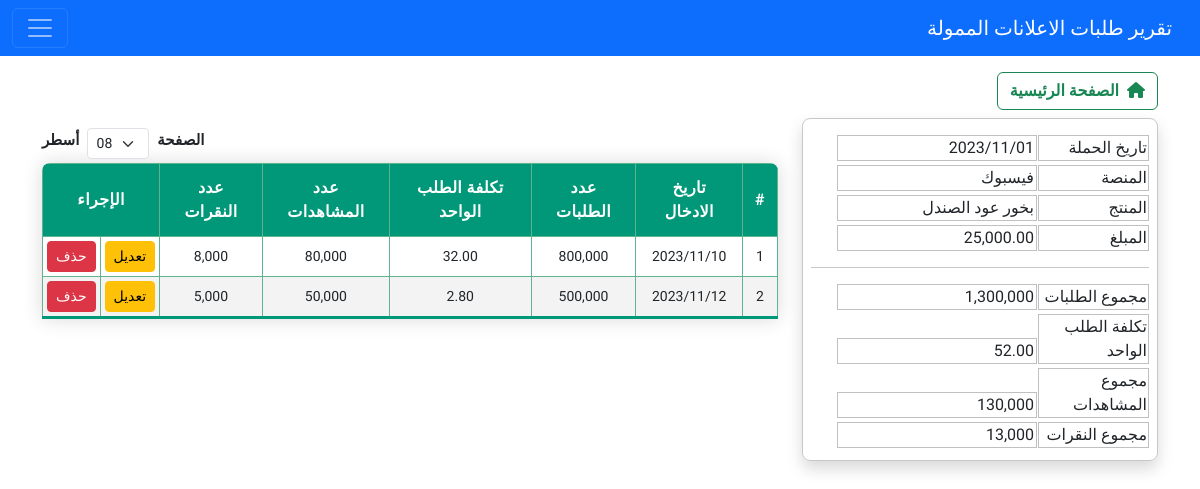
The app's page /detail_request/12 with its own data.
### app/models.py (models this page shows, shortened)
class MediaBuying(models.Model):
    media_campaign_date = models.DateField()
    media_name = models.CharField(max_length=300,null=True)
    media_platform = models.CharField(max_length=300,null=True)
    media_product = models.CharField(max_length=300,null=True)
    media_amount = models.DecimalField(max_digits=8, null=True, decimal_places = 2)
    media_amount_dollar = models.DecimalField(max_digits=8, null=True, decimal_places = 2)
    media_date_created = models.DateTimeField(auto_now_add=True,null=True)

class MediaBuyingRequests(models.Model):
    media_request = models.ForeignKey(MediaBuying, null=True, on_delete=models.CASCADE)
    media_date_request = models.DateField(null=True)
    media_approx_requests = models.IntegerField(null=True)
    media_cost_per_request = models.DecimalField(max_digits=8, null=True, decimal_places = 2)
    media_total_impressions = models.IntegerField(null=True)
    media_total_clicks = models.IntegerField(null=True)
    media_request_date_created = models.DateTimeField(auto_now_add=True,null=True)

### app/views.py (the view)
# urls.py: path('detail_request/<str:id>', views.mediaDetailRequest, name="detail_request"),
def mediaDetailRequest(request, id):
    selected_campaign = MediaBuying.objects.get(id=id)
    selected_requests = MediaBuyingRequests.objects.filter(media_request=selected_campaign)
    media_approx_requests = selected_requests.values_list('media_approx_requests', flat=True).aggregate(Sum('media_approx_requests'))['media_approx_requests__sum']
    if media_approx_requests:
        media_cost_per_request = str(round(media_approx_requests / selected_campaign.media_amount,2))
    else:
        media_cost_per_request = 0
    media_total_impressions = selected_requests.values_list('media_total_impressions', flat=True).aggregate(Sum('media_total_impressions'))['media_total_impressions__sum']
    media_total_clicks = selected_requests.values_list('media_total_clicks', flat=True).aggregate(Sum('media_total_clicks'))['media_total_clicks__sum']
    context = {
        'selected_requests':selected_requests,
        'selected_campaign':selected_campaign,
        'media_approx_requests':media_approx_requests,
        'media_cost_per_request':media_cost_per_request,
        'media_total_impressions':media_total_impressions,
        'media_total_clicks':media_total_clicks,
    }
    return render(request, 'detail_request.html', context)

### app/templates/detail_request.html (shortened to what this page needs)
{% extends 'base.html' %}
{% block link-path %}<a class="navbar-brand" href="#">تقرير طلبات الاعلانات الممولة</a>{% endblock link-path %}
{% block content %}
{% if selected_requests %}
<a href="{% url 'index' %}" class="btn btn-outline-success" style="font-weight: bold;"><i class="fas fa-home"></i>&nbsp; الصفحة الرئيسية</a>
<div class="dividersss1">
    <div class="row mt-2">
        <div class="col-4">
            <div class="border border-secondary-subtle p-2 rounded-3 shadow">
                <div class="mt-2 mb-1">
                    <span style="border: 1px solid #C0C0C0; width: 111px;display:inline-block; padding-right: 1px; margin-left: 1px;">تاريخ الحملة</span><span style="border: 1px solid #C0C0C0; width: 200px;display: inline-block;padding-right: 2px;">{{selected_campaign.media_campaign_date|date:'Y/m/d'}}</span>
                </div>
                <div class="mb-1">
                    <span style="border: 1px solid #C0C0C0; width: 111px;display:inline-block; padding-right: 1px;margin-left: 1px;">المنصة</span><span style="border: 1px solid #C0C0C0; width: 200px;display: inline-block;padding-right: 2px;">{{selected_campaign.media_platform}}</span>
                </div>
                <div class="mb-1">
                    <span style="border: 1px solid #C0C0C0; width: 111px;display:inline-block; padding-right: 1px;margin-left: 1px;">المنتج</span><span style="border: 1px solid #C0C0C0; width: 200px;display: inline-block;padding-right: 2px;">{{selected_campaign.media_product}}</span>
                </div>
                <div>
                    <span style="border: 1px solid #C0C0C0; width: 111px;display:inline-block; padding-right: 1px;margin-left: 1px;">المبلغ</span><span id="request_cost" style="border: 1px solid #C0C0C0; width: 200px;display: inline-block;padding-right: 2px;">{{selected_campaign.media_amount|floatformat:'2g'}}</span>
                </div>
                <hr>
                <div class="mb-1">
                    <span style="border: 1px solid #C0C0C0; width: 111px;display:inline-block; padding-right: 1px;margin-left: 1px;">مجموع الطلبات</span><span style="border: 1px solid #C0C0C0; width: 200px;display: inline-block;padding-right: 2px;">{{media_approx_requests|floatformat:'0g'}}</span>
                </div>
                <div class="mb-1">
                    <span style="border: 1px solid #C0C0C0; width: 111px;display:inline-block; padding-right: 1px;margin-left: 1px;">تكلفة الطلب الواحد</span><span style="border: 1px solid #C0C0C0; width: 200px;display: inline-block;padding-right: 2px;">{{media_cost_per_request}}</span>
                </div>
                <div class="mb-1">
                    <span style="border: 1px solid #C0C0C0; width: 111px;display:inline-block; padding-right: 1px;margin-left: 1px;">مجموع المشاهدات</span><span style="border: 1px solid #C0C0C0; width: 200px;display: inline-block;padding-right: 2px;">{{media_total_impressions|floatformat:'0g'}}</span>
                </div>
                <div class="mb-1">
                    <span style="border: 1px solid #C0C0C0; width: 111px;display:inline-block; padding-right: 1px;margin-left: 1px;">مجموع النقرات</span><span style="border: 1px solid #C0C0C0; width: 200px;display: inline-block;padding-right: 2px;">{{media_total_clicks|floatformat:'0g'}}</span>
                </div>
            </div>
        </div>
        <div class="col-8">
            <div class="tbl-container">
                <div class="d-flex justify-content-between mb-1 header">
                    <div class="d-flex align-items-center items-controller">
                        <h5 style="font-size: 15px; font-weight: bold;" class="align-self-center">الصفحة</h5>
                        <select name="" class="mx-2 form-select form-select-sm align-self-center" id="itemperpage">
                            <option value="08" selected>08</option>
                        </select>
                        <h5 style="font-size: 15px; font-weight: bold;" class="align-self-center">أسطر</h5>
                    </div>
                </div>
                <table class="tbl">
                    <thead>
                        <tr>
                            <th>#</th>
                            <th>تاريخ الادخال</th>
                            <th>عدد الطلبات</th>
                            <th>تكلفة الطلب الواحد</th>
                            <th>عدد المشاهدات</th>
                            <th>عدد النقرات</th>
                            <th colspan="2">الإجراء</th>
                        </tr>
                    </thead>
                    <tbody>
                        {% for selected_request in selected_requests %}
                        <tr>
                            <td data-label="#">{{forloop.counter}}</td>
                            <td data-label="تاريخ الادخال">{{selected_request.media_date_request|date:'Y/m/d'}}</td>
                            <td data-label="عدد الطلبات">{{selected_request.media_approx_requests|floatformat:'0g'}}</td>
                            <td data-label="تكلفة الطلب الواحد">{{selected_request.media_cost_per_request}}</td>
                            <td data-label="عدد المشاهدات">{{selected_request.media_total_impressions|floatformat:'0g'}}</td>
                            <td data-label="عدد النقرات">{{selected_request.media_total_clicks|floatformat:'0g'}}</td>
                            <td data-label="إجراء"><a href="#" class="btn btn-warning btn-sm btnsize" data-bs-toggle="modal" data-bs-target="#updateRequest{{selected_request.id}}">تعديل</a></td>
                            <td data-label="إجراء"><a href="#" class="btn btn-danger btn-sm btnsize" data-bs-toggle="modal" data-bs-target="#deleteRequest{{selected_request.id}}">حذف</a></td>
                        </tr>
                        {% endfor %}
                    </tbody>
                </table>
            </div>
        </div>
    </div>
</div>
{% else %}
{% include 'notFoundRequest.html' %}
{% endif %}
{% endblock content %}

### app/static/css/style.css (style rules this page uses)
html, body { font-family: 'Amiri', serif; }
.tbl-container { margin: 10px auto 0; }
.tbl { width: 100%; border-collapse:collapse; border-radius: 8px 8px 0 0; overflow: hidden; box-shadow: 0 0 20px rgba(0, 0, 0, 0.15); }
.tbl thead { background-color: #009879; }
.tbl thead tr th { font-size: 16px; font-weight: bold; text-align: center; letter-spacing: 0.35px; color: #FFFFFF; opacity: 1; padding: 12px; vertical-align: middle; border: 1px solid #61b390; }
.tbl tbody tr td { font-size: 14px; font-weight: normal; padding: 4px; text-align: center; border: 1px solid #61b390; }
.tbl tbody tr:nth-of-type(even) { background-color: #f3f3f3; }
.tbl tbody tr:last-of-type { border-bottom: 3px solid #009879; }

### records on screen
MediaBuying: media_campaign_date "2023/11/01", media_platform "فيسبوك", media_product "بخور عود الصندل", media_amount "25,000.00"
MediaBuyingRequests: media_date_request "2023/11/10", media_approx_requests "800,000", media_cost_per_request "32.00", media_total_impressions "80,000", media_total_clicks "8,000"
MediaBuyingRequests: media_date_request "2023/11/12", media_approx_requests "500,000", media_cost_per_request "2.80", media_total_impressions "50,000", media_total_clicks "5,000"

### other values on screen
{{ media_approx_requests|floatformat:'0g' }} "1,300,000"
{{ media_cost_per_request }} "52.00"
{{ media_total_impressions|floatformat:'0g' }} "130,000"
{{ media_total_clicks|floatformat:'0g' }} "13,000"
